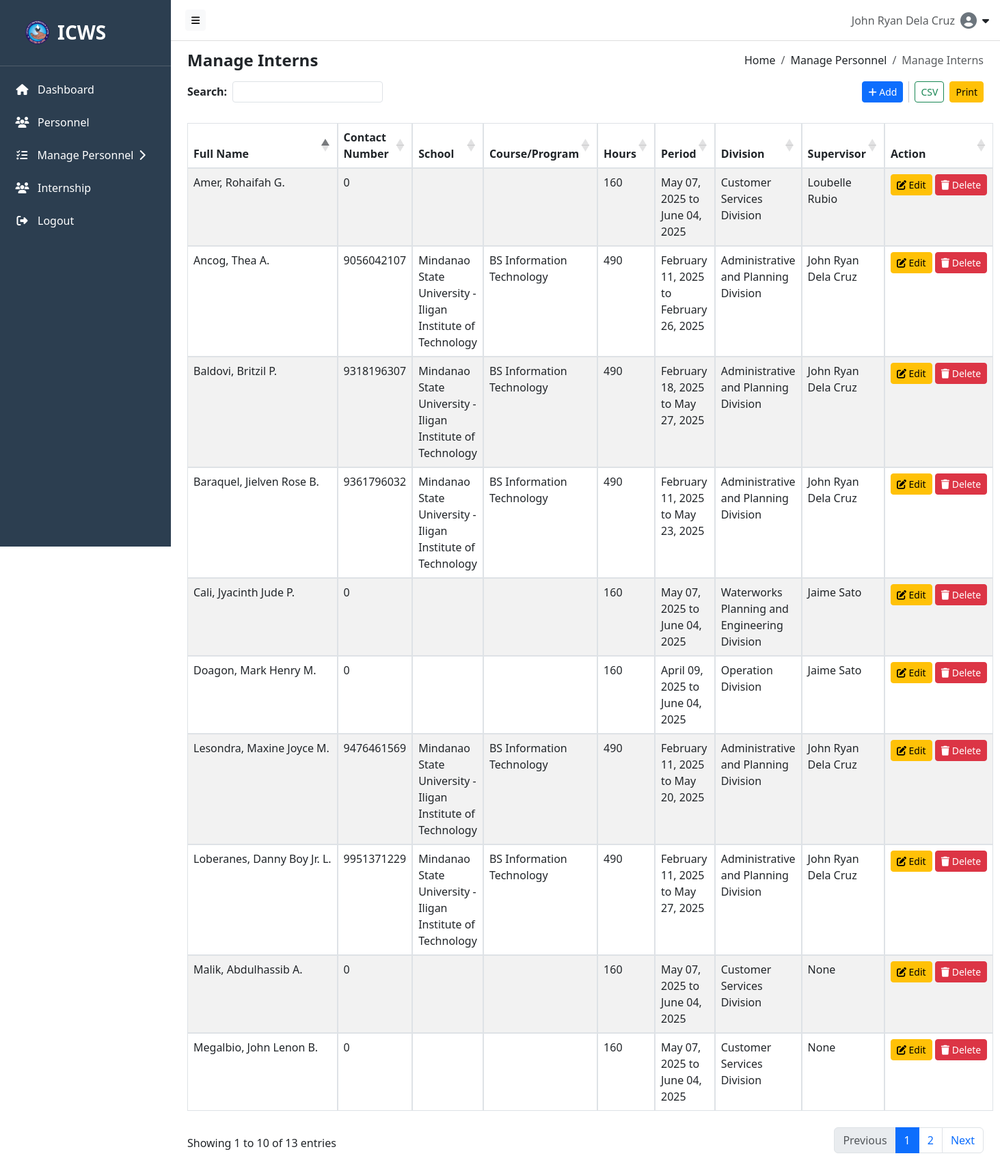
The page /src/components/manage_intern.php (signed in) on the database as committed earlier.
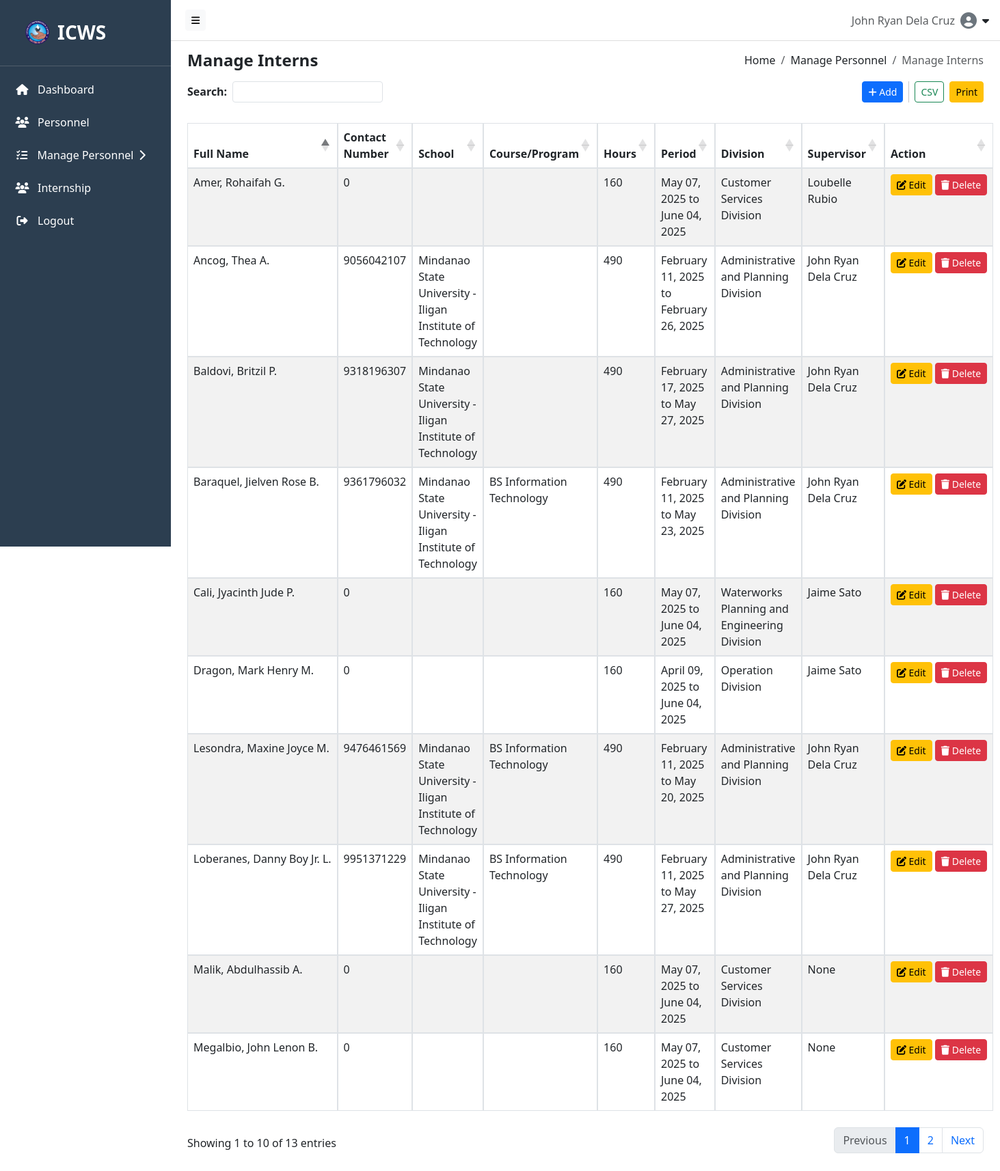
The same page on the database as committed later.
### tables this page shows
CREATE TABLE `intern` (
  `intern_id` int(5) NOT NULL,
  `fullName` varchar(255) DEFAULT NULL,
  `contactNo` bigint(11) DEFAULT NULL,
  `school` varchar(255) DEFAULT NULL,
  `course` varchar(100) DEFAULT NULL,
  `hoursNo` int(4) DEFAULT NULL,
  `startDate` date DEFAULT NULL,
  `endDate` date DEFAULT NULL,
  `division` varchar(100) DEFAULT NULL,
  `supervisorName` varchar(255) DEFAULT NULL,
  `createdAt` timestamp NOT NULL DEFAULT current_timestamp(),
  `updatedAt` timestamp NOT NULL DEFAULT current_timestamp() ON UPDATE current_timestamp()
);

### src/components/manage_intern.php (the view, shortened to what this page needs)
<?php
include_once __DIR__ . '/../../backend/db.php';
$interns = [];
$sql = "SELECT
            intern_id,
            fullName,
            contactNo,
            school,
            course,
            hoursNo,
            startDate,
            endDate,
            division,
            supervisorName
        FROM intern";
$result = $conn->query($sql);
if ($result && $result->num_rows > 0) {
    while ($row = $result->fetch_assoc()) {
        $interns[] = $row;
    }
} else {
    $error = $conn->error ? "Database Error: {$conn->error}" : "No interns found.";
}
?>
<!DOCTYPE html>
<html lang="en">
<head>
  <link rel="stylesheet" href="https://cdn.jsdelivr.net/npm/bootstrap@5.3.0/dist/css/bootstrap.min.css">
  <link rel="stylesheet" href="https://cdnjs.cloudflare.com/ajax/libs/font-awesome/6.4.0/css/all.min.css">
  <link rel="stylesheet" href="https://cdn.datatables.net/1.13.6/css/dataTables.bootstrap5.min.css">
  <link rel="stylesheet" href="https://cdn.datatables.net/buttons/2.4.1/css/buttons.bootstrap5.min.css">
</head>
<body>
<?php include __DIR__ . '/../hero/navbar.php'; ?>
<?php include __DIR__ . '/../hero/sidebar.php'; ?>
<div class="content" id="content">
  <div class="d-flex justify-content-between align-items-center flex-wrap mb-3">
    <h4 class="mb-0" style="font-weight: bold;">Manage Interns</h4>
    <nav aria-label="breadcrumb">
      <ol class="breadcrumb mb-0">
        <li class="breadcrumb-item"><a class="breadcrumb-link" href="http://localhost/ICWS-Personnel-Profilingg/src/hero/home.php">Home</a></li>
        <li class="breadcrumb-item"><a class="breadcrumb-link" href="http://localhost/ICWS-Personnel-Profiling/src/components/personnel_record.php">Manage Personnel</a></li>
        <li class="breadcrumb-item active" aria-current="page">Manage Interns</li>
      </ol>
    </nav>
  </div>
  <div class="search-buttons-container row align-items-center mb-4">
    <div class="col-md-6 d-flex align-items-center gap-2">
      <label for="searchInput" class="form-label mb-0"><strong>Search:</strong></label>
      <div id="customSearchContainer"></div>
    </div>
    <div class="col-md-6 text-end">
      <div class="d-flex flex-wrap justify-content-end align-items-center gap-2">
        <button class="btn btn-primary btn-sm" onclick="window.location.href='http://localhost/ICWS-Personnel-Profiling/src/components/add_intern.php'"><i class="fas fa-plus"></i> Add</button>
        <button class="btn btn-outline-success export-btn btn-sm" data-type="csv">CSV</button>
        <button class="btn btn-warning export-btn btn-sm" data-type="print">Print</button>
      </div>
    </div>
  </div>
  <div class="table-container">
    <table class="table table-striped table-bordered" id="personnelTable">
      <thead>
        <tr>
          <th>Full Name</th>
          <th>Contact Number</th>
          <th>School</th>
          <th>Course/Program</th>
          <th>Hours</th>
          <th>Period</th>
          <th>Division</th>
          <th>Supervisor</th>
          <th>Action</th>
        </tr>
      </thead>
      <tbody>
    <?php foreach ($interns as $intern): ?>
        <tr id="row-<?= htmlspecialchars($intern['intern_id']) ?>">
            <td><?= htmlspecialchars($intern['fullName']) ?></td>
            <td><?= htmlspecialchars($intern['contactNo']) ?></td>
            <td><?= htmlspecialchars($intern['school']) ?></td>
            <td><?= htmlspecialchars($intern['course']) ?></td>
            <td><?= htmlspecialchars($intern['hoursNo']) ?></td>
            <td>
              <?= htmlspecialchars(date('F d, Y', strtotime($intern['startDate']))) ?> to
              <?= htmlspecialchars(date('F d, Y', strtotime($intern['endDate']))) ?>
            </td>
            <td><?= htmlspecialchars($intern['division']) ?></td>
            <td><?= htmlspecialchars($intern['supervisorName']) ?></td>
            <td>
                <button class="btn btn-warning btn-sm" onclick="window.location.href='http://localhost/ICWS-Personnel-Profiling/src/components/edit_intern.php?intern_id=<?= urlencode($intern['intern_id']) ?>'">
                    <i class="fas fa-edit"></i> Edit
                </button>
                <button class="btn btn-danger btn-sm" onclick="deleteIntern(<?= htmlspecialchars($intern['intern_id']) ?>)">
                    <i class="fas fa-trash"></i> Delete
                </button>
            </td>
        </tr>
    <?php endforeach; ?>
</tbody>
    </table>
  </div>
</div>
</body>
</html>

Rows that differ between the two databases and show on the page:
changed intern "Baldovi, Britzil P.": startDate "February 18, 2025" → "February 17, 2025"; course "BS Information Technology" → (not shown)
changed intern "Ancog, Thea A.": course "BS Information Technology" → (not shown)
changed intern "Operation Division": fullName "Doagon, Mark Henry M." → "Dragon, Mark Henry M."
